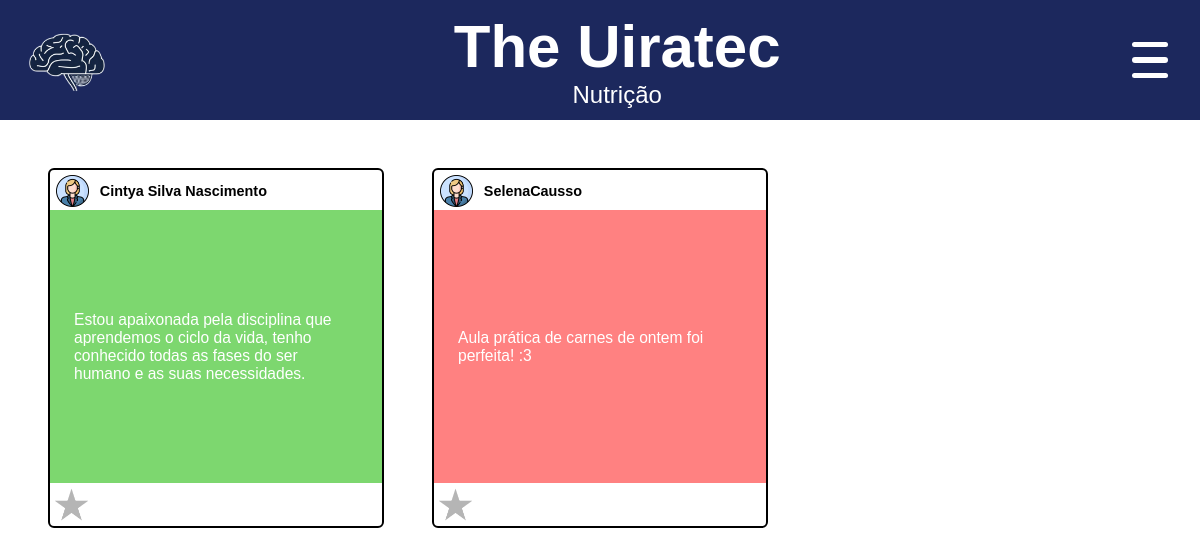
The page /php/geral.php?tipo=5&titulo=Nutrição (signed in) on the database its author committed.
### tables this page shows
CREATE TABLE `pensamentos` (
  `id_pensamento` int(11) NOT NULL,
  `texto_pensamento` varchar(500) NOT NULL,
  `cor` varchar(7) NOT NULL,
  `tipo` int(2) NOT NULL,
  `fk_id_usuario` int(11) NOT NULL
);

CREATE TABLE `usuarios` (
  `id_usuario` int(11) NOT NULL,
  `nome_usuario` varchar(50) NOT NULL,
  `email_usuario` varchar(50) NOT NULL,
  `senha_usuario` varchar(18) NOT NULL,
  `tipo_usuario` int(10) NOT NULL,
  `rm_usuario` smallint(6) DEFAULT NULL,
  `curso_usuario` varchar(50) DEFAULT NULL
);

### classes/Usuario.php (called while the page is built, shortened)
<?php
    class Usuario{
		public function __construct(){
			try {
				$this->pdo=new PDO("mysql:dbname=theuiratec;host=localhost;charset=utf8","root","");
			}
			catch (PDOException $e) {
				echo "<script>console.log('Erro no banco de dados')</script>";
				echo "<script>console.log('".$e->getMessage()."')</script>";
			}
			catch (Exception $e){
				echo "Erro genérico<br>";
			}
		}
}
?>

### classes/Pensamento.php (the view, shortened to what this page needs)
<?php
class Pensamento extends Usuario{
    public function consultarFavoritos($id){
        $sql = "SELECT fk_id_pensamento
        FROM pensamentos_favoritos
        WHERE fk_id_usuario =:i
        ORDER BY id_favorito DESC;";
        $stmt = $this->pdo->prepare($sql);
        $stmt-> bindValue(":i",$id);
        $stmt->execute();
        $result =  $stmt->fetchAll(PDO::FETCH_ASSOC);
        return array_column($result,"fk_id_pensamento");
    }
    public function carregarPostagens($id,$tipo){
        $sql = "SELECT p.id_pensamento, p.texto_pensamento, p.cor,u.nome_usuario,p.fk_id_usuario
        FROM pensamentos p
        JOIN usuarios u on u.id_usuario = p.fk_id_usuario
        WHERE p.tipo =:t
        ORDER BY p.id_pensamento DESC;";
        $stmt = $this->pdo->prepare($sql);
        $stmt-> bindValue(":t",$tipo);
        $stmt->execute();
        $favoritos = $this->consultarFavoritos($id);
        $result = $stmt->fetchAll(PDO::FETCH_ASSOC);
        if ($result) {
            foreach($result as $row){
                if ($row['fk_id_usuario'] !== $id){
                    if(in_array($row['id_pensamento'], $favoritos)){
                        $imgOn = "<img src='../images/favorite.png' class='estrela' id='".$row['id_pensamento']."'>";
                    }else{
                        $imgOn = "<img src='../images/noFavorite.png' class='estrela' id='".$row['id_pensamento']."'>";
                    }
                    $idUserPost = $row['nome_usuario'];
                    $classPensamento = "";
                }else{
                    $imgOn = "";
                    $classPensamento = "pensamento2";
                    $idUserPost = "";
                }
                echo
                "<div class='publicacao'>
                    <div class='usuario' id='".$idUserPost."'>
                        <img src='../images/perfil.png' title='Ver Perfil'>
                        <p class='userName'>" . $row['nome_usuario'] . "</p>
                    </div>
                    <div class='pensamento ".$classPensamento."' id='publicacao-id-". $row['id_pensamento']."' style='background:".$row['cor']."'>
                        <p class='texto'>" . $row['texto_pensamento'] . "</p>
                    </div>".$imgOn."
                </div>";
            }
        } else {
            echo "<script>console.log('nenhuma postagem encontrada')</script>";
        }
        return $result;
    }
}
?>

### css/default.css (style rules this page uses)
* { box-sizing: border-box; margin: 0; padding: 0; }
body { height: 100vh; width: 100vw; background: white; background-size: cover; color: white; position: relative; font-family: Arial, "Helvetica Neue", Helvetica, sans-serif; overflow-x: hidden; user-select: none; }
.publicacao { display: flex; flex-direction: column; height:30vmax; border: 2px solid rgb(0, 0, 0); gap: 0.4vmax; border-radius: 0.5vmax; transition: 0.3s linear; }
.usuario { width: 100%; height: 10%; display: flex; align-items: center; gap: 0.7rem; color: black; font-weight: 700; font-size: 1.2vmax; padding-left: .5vmax; padding-top: .5vmax; }
.usuario img { width: 10%; aspect-ratio: 1 /1 ; cursor: pointer; }
.pensamento { width: 100%; height: 80%; background: gray; display: flex; align-items: center; justify-content: center; cursor: pointer; overflow: hidden; padding: 2vmax; font-size: 1.3vmax; }
.texto { display: flex; align-items: flex-start; height: auto; width: 100%; overflow: hidden; user-select: auto; word-break: break-word; }
.estrela,.apaga { width: 10%; aspect-ratio: 1; bottom: 0; cursor: pointer; margin-left: .4vmax; margin-bottom: .4vmax; }

### rows shown on the page
pensamentos: usuarios.nome_usuario "Cintya Silva Nascimento", texto_pensamento "Estou apaixonada pela disciplina que aprendemos o ciclo da vida, tenho conhecido todas as fases do ser humano e as suas necessidades."
pensamentos: usuarios.nome_usuario "SelenaCausso", texto_pensamento "Aula prática de carnes de ontem foi perfeita! :3"

### other values the page prints
$_GET['titulo'] "Nutrição"
